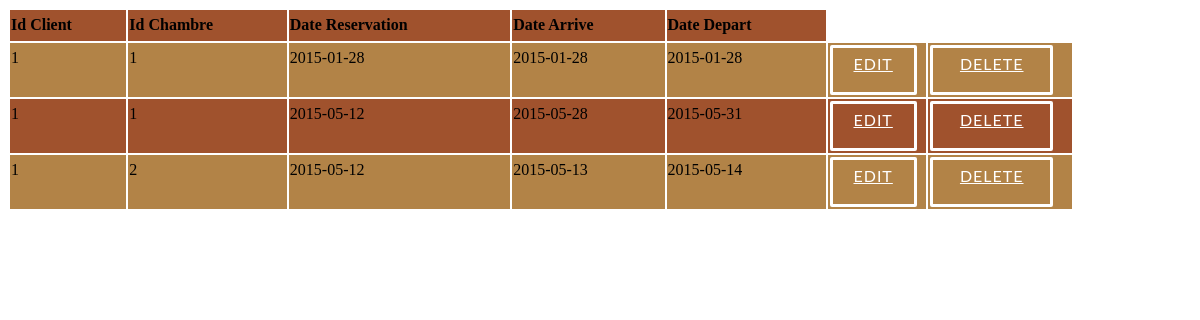
Page /pfc/cpanel/reservation/list.php on the earlier database version.
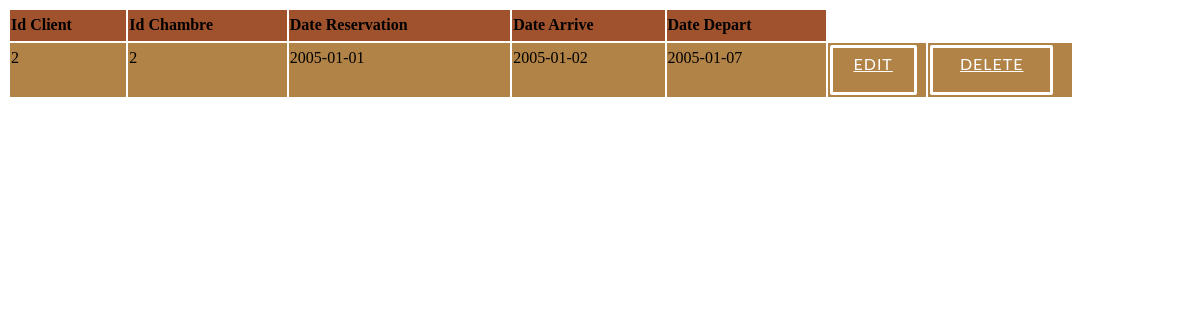
Same page on the later database version.
### tables this page shows
CREATE TABLE IF NOT EXISTS `reservation` (
  `id_client` int(11) NOT NULL DEFAULT '0',
  `id_chambre` int(11) NOT NULL DEFAULT '0',
  `date_reservation` date NOT NULL DEFAULT '0000-00-00',
  `date_arrive` date NOT NULL,
  `date_depart` date NOT NULL,
  PRIMARY KEY (`id_client`,`id_chambre`,`date_reservation`),
  KEY `chambre_reservation_FK` (`id_chambre`)
);

### pfc/cpanel/reservation/list.php (the view, shortened to what this page needs)
<HTML>
	<head>
		<link rel="stylesheet" type="text/css" href="../css/view_style.css">
	</head>
<?php
echo "<table border=0 >";
echo "<tr>";
echo "<td><b>Id Client</b></td>";
echo "<td><b>Id Chambre</b></td>";
echo "<td><b>Date Reservation</b></td>";
echo "<td><b>Date Arrive</b></td>";
echo "<td><b>Date Depart</b></td>";
echo "</tr>";
$result = mysql_query("SELECT * FROM `reservation`") or trigger_error(mysql_error());
while($row = mysql_fetch_array($result)){
foreach($row AS $key => $value) { $row[$key] = stripslashes($value); }
echo "<tr>";
echo "<td valign='top'>" . nl2br( $row['id_client']) . "</td>";
echo "<td valign='top'>" . nl2br( $row['id_chambre']) . "</td>";
echo "<td valign='top'>" . nl2br( $row['date_reservation']) . "</td>";
echo "<td valign='top'>" . nl2br( $row['date_arrive']) . "</td>";
echo "<td valign='top'>" . nl2br( $row['date_depart']) . "</td>";
echo "<td valign='top'>
			<a href=edit.php?id_client={$row['id_client']}&id_chambre={$row['id_chambre']}&date_reservation={$row['date_reservation']} class='popup-button' >Edit</a>
	  </td>
	  <td>
	  		<a href=delete.php?id_client={$row['id_client']}&id_chambre={$row['id_chambre']}&date_reservation={$row['date_reservation']} class='popup-button' >Delete</a>
	  </td> ";
echo "</tr>";
}
echo "</table>";
echo "<a href=new.php class='popup-button'>New Row</a>";
?>

Differences in the rows shown:
removed reservation: id_client "1", id_chambre "1", date_reservation "2015-01-28", date_arrive "2015-01-28", date_depart "2015-01-28"
removed reservation: id_client "1", id_chambre "1", date_reservation "2015-05-12", date_arrive "2015-05-28", date_depart "2015-05-31"
removed reservation: id_client "1", id_chambre "2", date_reservation "2015-05-12", date_arrive "2015-05-13", date_depart "2015-05-14"
added reservation: id_client "2", id_chambre "2", date_reservation "2005-01-01", date_arrive "2005-01-02", date_depart "2005-01-07"
